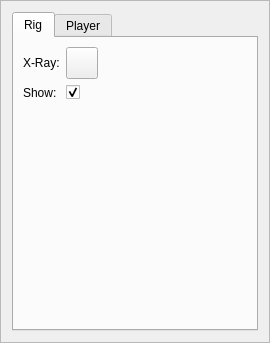
<?xml version="1.0" encoding="UTF-8"?>
<ui version="4.0">
 <class>AnimationUI</class>
 <widget class="QFrame" name="AnimationUI">
  <property name="geometry">
   <rect>
    <x>0</x>
    <y>0</y>
    <width>270</width>
    <height>343</height>
   </rect>
  </property>
  <property name="windowTitle">
   <string>Frame</string>
  </property>
  <property name="frameShape">
   <enum>QFrame::StyledPanel</enum>
  </property>
  <property name="frameShadow">
   <enum>QFrame::Raised</enum>
  </property>
  <layout class="QVBoxLayout" name="verticalLayout_2">
   <item>
    <widget class="QTabWidget" name="tabWidget">
     <property name="enabled">
      <bool>true</bool>
     </property>
     <property name="currentIndex">
      <number>0</number>
     </property>
     <property name="tabsClosable">
      <bool>false</bool>
     </property>
     <widget class="QWidget" name="m_rig">
      <attribute name="title">
       <string>Rig</string>
      </attribute>
      <layout class="QGridLayout" name="gridLayout">
       <item row="0" column="0">
        <widget class="QLabel" name="label">
         <property name="sizePolicy">
          <sizepolicy hsizetype="Fixed" vsizetype="Fixed">
           <horstretch>0</horstretch>
           <verstretch>0</verstretch>
          </sizepolicy>
         </property>
         <property name="text">
          <string>X-Ray:</string>
         </property>
        </widget>
       </item>
       <item row="0" column="1">
        <widget class="QPushButton" name="m_xray">
         <property name="minimumSize">
          <size>
           <width>32</width>
           <height>32</height>
          </size>
         </property>
         <property name="maximumSize">
          <size>
           <width>32</width>
           <height>32</height>
          </size>
         </property>
         <property name="text">
          <string/>
         </property>
         <property name="icon">
          <iconset>
           <normaloff>../../../../Assets/Images/xray.png</normaloff>
           <normalon>:/Assets/Images/xray.png</normalon>../../../../Assets/Images/xray.png</iconset>
         </property>
         <property name="iconSize">
          <size>
           <width>32</width>
           <height>32</height>
          </size>
         </property>
         <property name="checkable">
          <bool>true</bool>
         </property>
        </widget>
       </item>
       <item row="1" column="0">
        <widget class="QLabel" name="label_2">
         <property name="text">
          <string>Show:</string>
         </property>
        </widget>
       </item>
       <item row="1" column="1">
        <widget class="QCheckBox" name="m_showSkeleton">
         <property name="text">
          <string/>
         </property>
         <property name="checked">
          <bool>true</bool>
         </property>
        </widget>
       </item>
       <item row="0" column="2">
        <spacer name="horizontalSpacer">
         <property name="orientation">
          <enum>Qt::Horizontal</enum>
         </property>
         <property name="sizeHint" stdset="0">
          <size>
           <width>40</width>
           <height>20</height>
          </size>
         </property>
        </spacer>
       </item>
       <item row="2" column="0">
        <spacer name="verticalSpacer">
         <property name="orientation">
          <enum>Qt::Vertical</enum>
         </property>
         <property name="sizeHint" stdset="0">
          <size>
           <width>20</width>
           <height>40</height>
          </size>
         </property>
        </spacer>
       </item>
      </layout>
     </widget>
     <widget class="QWidget" name="m_player">
      <attribute name="title">
       <string>Player</string>
      </attribute>
      <layout class="QVBoxLayout" name="verticalLayout">
       <item>
        <layout class="QHBoxLayout" name="horizontalLayout">
         <item>
          <widget class="QPushButton" name="m_play">
           <property name="sizePolicy">
            <sizepolicy hsizetype="Fixed" vsizetype="Fixed">
             <horstretch>0</horstretch>
             <verstretch>0</verstretch>
            </sizepolicy>
           </property>
           <property name="minimumSize">
            <size>
             <width>64</width>
             <height>64</height>
            </size>
           </property>
           <property name="maximumSize">
            <size>
             <width>64</width>
             <height>64</height>
            </size>
           </property>
           <property name="styleSheet">
            <string notr="true">QPushButton[pressed=&quot;false&quot;] {
border-image: url(:/Assets/Images/play_off.png);
}

QPushButton:hover[pressed=&quot;false&quot;] {
border-image: url(:/Assets/Images/play_on.png);
}

QPushButton[pressed=&quot;true&quot;] {
border-image: url(:/Assets/Images/pause_off.png);
}

QPushButton:hover[pressed=&quot;true&quot;] {
border-image: url(:/Assets/Images/pause_on.png);
}
</string>
           </property>
           <property name="text">
            <string/>
           </property>
           <property name="iconSize">
            <size>
             <width>64</width>
             <height>64</height>
            </size>
           </property>
           <property name="checkable">
            <bool>true</bool>
           </property>
           <property name="checked">
            <bool>false</bool>
           </property>
           <property name="flat">
            <bool>true</bool>
           </property>
          </widget>
         </item>
         <item>
          <widget class="QPushButton" name="m_step">
           <property name="sizePolicy">
            <sizepolicy hsizetype="Fixed" vsizetype="Fixed">
             <horstretch>0</horstretch>
             <verstretch>0</verstretch>
            </sizepolicy>
           </property>
           <property name="minimumSize">
            <size>
             <width>64</width>
             <height>64</height>
            </size>
           </property>
           <property name="maximumSize">
            <size>
             <width>64</width>
             <height>64</height>
            </size>
           </property>
           <property name="styleSheet">
            <string notr="true">QPushButton {
border-image: url(:/Assets/Images/step_off.png);
}

QPushButton:hover {
border-image: url(:/Assets/Images/step_on.png);
}
</string>
           </property>
           <property name="text">
            <string/>
           </property>
           <property name="iconSize">
            <size>
             <width>64</width>
             <height>64</height>
            </size>
           </property>
           <property name="flat">
            <bool>true</bool>
           </property>
          </widget>
         </item>
         <item>
          <widget class="QPushButton" name="m_reset">
           <property name="sizePolicy">
            <sizepolicy hsizetype="Fixed" vsizetype="Fixed">
             <horstretch>0</horstretch>
             <verstretch>0</verstretch>
            </sizepolicy>
           </property>
           <property name="minimumSize">
            <size>
             <width>64</width>
             <height>64</height>
            </size>
           </property>
           <property name="maximumSize">
            <size>
             <width>64</width>
             <height>64</height>
            </size>
           </property>
           <property name="styleSheet">
            <string notr="true">QPushButton {
border-image: url(:/Assets/Images/stop_off.png);
}

QPushButton:hover {
border-image: url(:/Assets/Images/stop_on.png);
}
</string>
           </property>
           <property name="text">
            <string/>
           </property>
           <property name="iconSize">
            <size>
             <width>64</width>
             <height>64</height>
            </size>
           </property>
           <property name="flat">
            <bool>true</bool>
           </property>
          </widget>
         </item>
        </layout>
       </item>
       <item>
        <widget class="QGroupBox" name="groupBox">
         <property name="title">
          <string>Settings</string>
         </property>
         <layout class="QFormLayout" name="formLayout">
          <item row="1" column="0">
           <widget class="QLabel" name="label_3">
            <property name="text">
             <string>Time step:</string>
            </property>
           </widget>
          </item>
          <item row="1" column="1">
           <widget class="QComboBox" name="m_timeStep">
            <item>
             <property name="text">
              <string>Animation</string>
             </property>
            </item>
            <item>
             <property name="text">
              <string>System</string>
             </property>
            </item>
           </widget>
          </item>
          <item row="2" column="0">
           <widget class="QLabel" name="label_4">
            <property name="text">
             <string>Speed:</string>
            </property>
           </widget>
          </item>
          <item row="2" column="1">
           <widget class="QDoubleSpinBox" name="m_speed">
            <property name="minimum">
             <double>0.010000000000000</double>
            </property>
            <property name="maximum">
             <double>100.000000000000000</double>
            </property>
            <property name="singleStep">
             <double>0.100000000000000</double>
            </property>
            <property name="value">
             <double>1.000000000000000</double>
            </property>
           </widget>
          </item>
          <item row="3" column="0">
           <widget class="QLabel" name="label_5">
            <property name="text">
             <string>Slow motion:</string>
            </property>
           </widget>
          </item>
          <item row="3" column="1">
           <widget class="QCheckBox" name="m_slowMo">
            <property name="text">
             <string/>
            </property>
           </widget>
          </item>
          <item row="0" column="0">
           <widget class="QLabel" name="label_6">
            <property name="text">
             <string>Animation #:</string>
            </property>
           </widget>
          </item>
          <item row="0" column="1">
           <widget class="QSpinBox" name="m_animationID">
            <property name="maximum">
             <number>256</number>
            </property>
           </widget>
          </item>
          <item row="4" column="0">
           <widget class="QLabel" name="m_animTime">
            <property name="text">
             <string>Animation time </string>
            </property>
           </widget>
          </item>
          <item row="4" column="1">
           <widget class="QLabel" name="m_animationTimeDisplay">
            <property name="text">
             <string>#a</string>
            </property>
           </widget>
          </item>
         </layout>
        </widget>
       </item>
      </layout>
     </widget>
    </widget>
   </item>
  </layout>
  <action name="actionXray">
   <property name="checkable">
    <bool>true</bool>
   </property>
   <property name="icon">
    <iconset theme="xray.png" resource="../../../../icons.qrc">
     <normaloff>:/Assets/Images/xray.png</normaloff>:/Assets/Images/xray.png</iconset>
   </property>
   <property name="text">
    <string>xray</string>
   </property>
   <property name="toolTip">
    <string>Show / hide skeleton</string>
   </property>
   <property name="shortcut">
    <string>S</string>
   </property>
  </action>
  <action name="actionPlay">
   <property name="checkable">
    <bool>true</bool>
   </property>
   <property name="enabled">
    <bool>true</bool>
   </property>
   <property name="icon">
    <iconset resource="../../../../icons.qrc">
     <normaloff>:/Assets/Images/play_off.png</normaloff>
     <normalon>:/Assets/Images/pause_off.png</normalon>
     <activeoff>:/Assets/Images/play_on.png</activeoff>
     <activeon>:/Assets/Images/pause_on.png</activeon>:/Assets/Images/play_off.png</iconset>
   </property>
   <property name="text">
    <string>play</string>
   </property>
   <property name="toolTip">
    <string>Play / Pause</string>
   </property>
   <property name="shortcut">
    <string>Ctrl+Space</string>
   </property>
  </action>
  <action name="actionStop">
   <property name="icon">
    <iconset resource="../../../../icons.qrc">
     <normaloff>:/Assets/Images/stop_off.png</normaloff>
     <normalon>:/Assets/Images/stop_off.png</normalon>
     <activeoff>:/Assets/Images/stop_on.png</activeoff>
     <activeon>:/Assets/Images/stop_on.png</activeon>:/Assets/Images/stop_off.png</iconset>
   </property>
   <property name="text">
    <string>stop</string>
   </property>
   <property name="toolTip">
    <string>Reset</string>
   </property>
   <property name="shortcut">
    <string>Backspace</string>
   </property>
  </action>
  <action name="actionStep">
   <property name="checkable">
    <bool>false</bool>
   </property>
   <property name="icon">
    <iconset resource="../../../../icons.qrc">
     <normaloff>:/Assets/Images/step_off.png</normaloff>
     <normalon>:/Assets/Images/step_on.png</normalon>
     <activeoff>:/Assets/Images/step_on.png</activeoff>:/Assets/Images/step_off.png</iconset>
   </property>
   <property name="text">
    <string>step</string>
   </property>
   <property name="toolTip">
    <string>Step</string>
   </property>
   <property name="shortcut">
    <string>Space</string>
   </property>
  </action>
 </widget>
 <resources>
  <include location="../../../../icons.qrc"/>
 </resources>
 <connections/>
</ui>
